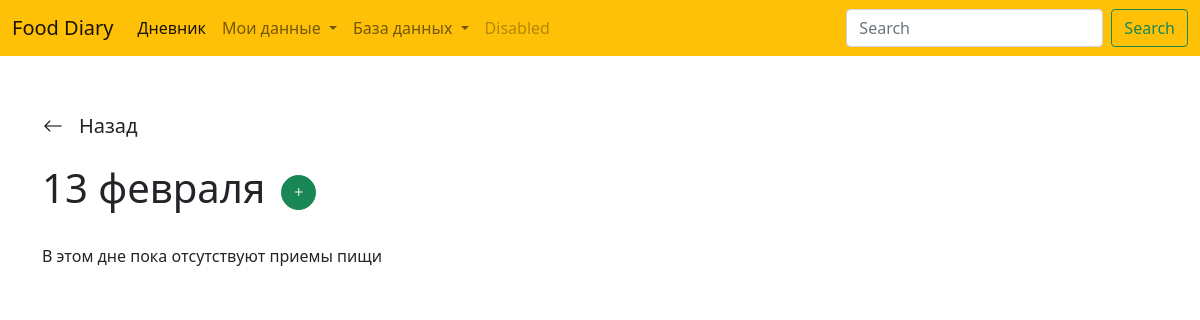
Before: /day/10/ with the older database file.
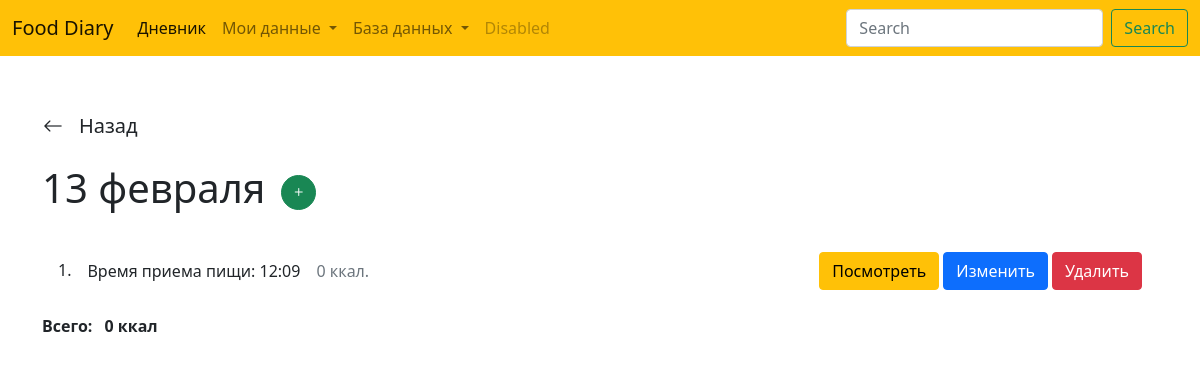
After: the same page with the newer database file.
### diary/models.py (models this page shows)
class Day(models.Model):
    user = models.ForeignKey(User, null=True, blank=True, related_name='days', on_delete=models.CASCADE)
    date = models.DateField('Дата')
    session_key = models.CharField('Ключ сессии', max_length=40, null=True, blank=True)
    class Meta:
        ordering = ('-date',)

class Meal(models.Model):
    user = models.ForeignKey(User, null=True, blank=True, related_name='meals', on_delete=models.CASCADE)
    session_key = models.CharField('Ключ сессии', max_length=40, null=True, blank=True)
    day = models.ForeignKey(Day, on_delete=models.CASCADE, related_name='meals')
    time = models.TimeField('Время приема пищи', default=timezone.localtime)
    food = models.ManyToManyField('Food', verbose_name='Еда', through='MealFood')
    calories = models.PositiveIntegerField('Калорий всего', default=0)
    class Meta:
        ordering = ('day', 'time')

### diary/views.py (the view)
# urls.py: path('day/<int:id>/', views.DayDetailView.as_view(), name='day_detail'),
class DayDetailView(DetailView):
    template_name = 'diary/days/detail.html'
    def get_object(self):
        return Day.objects.get(id=self.kwargs['id'])
    def get_context_data(self, **kwargs):
        kwargs = super().get_context_data(**kwargs)
        kwargs['form'] = MealForm()
        kwargs['meals'] = kwargs['day'].meals.all()
        kwargs['total_calories'] = kwargs['meals'].aggregate(Sum('calories')).get('calories__sum')
        return kwargs

### diary/forms.py
class MealForm(forms.ModelForm):
    class Meta:
        model = Meal
        fields = ['time']
    def __init__(self, *args, **kwargs):
        super().__init__(*args, **kwargs)
        for bfield in self.visible_fields():
            if bfield.field.label == 'Еда':
                bfield.field.widget.attrs['class'] = 'form-select'
            else:
                bfield.field.widget.attrs['class'] = 'form-control'

### diary/templates/diary/days/detail.html (shortened to what this page needs)
{% extends 'base.html' %}
{% block content %}
<main>
    <div class="container">
        <div class="row mt-5">
            <div class="col-12">
                <a href="{% url 'days_list' %}" style="width: fit-content;" class="btn ps-0 mb-3 d-flex align-items-center">
                    <i class="bi bi-arrow-left fs-5"></i>
                    <span class="ms-3 fs-5">Назад</span>
                </a>
            </div>
            <div class="col-12">
                <div class="d-flex align-items-center mb-4">
                    <h1>{{ day.date|date:"j E" }}</h1>
                    <button title="Добавить прием пищи" data-bs-target="#mealModal" data-bs-toggle="modal" class="btn btn-success ms-3 p-1 rounded-circle"
                        style="width: 35px; height: 35px;">
                        <i class="bi bi-plus"></i>
                    </button>
                </div>
            </div>
            <div class="col-12">
                {% if day.meals.count < 1 %}
                    <p>В этом дне пока отсутствуют приемы пищи</p>
                {% else %}
                <ul class="list-group list-group-flush mb-3">
                    {% for meal in meals %}
                        <li
                            class="list-group-item d-flex align-items-center"
                            data-meal-id="{{meal.id}}"
                        >
                            <h6 class="mb-0">{{forloop.counter}}.</h6>
                            <p class="mb-0 ms-3">Время приема пищи: {{meal.time}}</p>
                            <p class="mb-0 ms-3 text-muted">{{meal.calories}} ккал.</p>
                            <a href="#" class="btn btn-warning ms-auto show-meal-info" data-target="#mealInfo">
                                Посмотреть
                            </a>
                            <a href="{% url 'update_meal' meal.id %}" class="btn btn-primary ms-1">
                                Изменить
                            </a>
                            <a href="{% url 'delete_meal' day.id meal.id %}" class="btn btn-danger ms-1">Удалить</a>
                        </li>
                    {% endfor %}
                </ul>
                <p><b>Всего: <span class="ms-2">{{total_calories}} ккал</span></b></p>
                {% endif %}
            </div>
        </div>
    </div>
</main>
{% endblock %}

### diary/templates/base.html (shortened to what this page needs)
<!DOCTYPE html>
<html lang="ru">
<head>
    <link rel="stylesheet" href="https://cdn.jsdelivr.net/npm/bootstrap-icons@1.8.0/font/bootstrap-icons.css">
    <link href="https://cdn.jsdelivr.net/npm/bootstrap@5.1.3/dist/css/bootstrap.min.css" rel="stylesheet"
>
</head>
<body>
    {% include 'includes/header.html' %}
    {% block content %}
    {% endblock %}
</body>
</html>

### diary/templates/includes/header.html (shortened to what this page needs)
<nav class="navbar navbar-light bg-warning navbar-expand-lg">
    <div class="container-fluid">
        <a class="navbar-brand" href="{% url 'days_list' %}">Food Diary</a>
        <div class="collapse navbar-collapse" id="navbarSupportedContent">
            <ul class="navbar-nav me-auto mb-2 mb-lg-0">
                <li class="nav-item">
                    <a class="nav-link active" aria-current="page" href="{% url 'days_list' %}">Дневник</a>
                </li>
                <li class="nav-item dropdown">
                    <a class="nav-link dropdown-toggle" href="#" id="navbarDropdown" role="button"
                        data-bs-toggle="dropdown" aria-expanded="false">
                        Мои данные
                    </a>
                </li>
                <li class="nav-item dropdown">
                    <a class="nav-link dropdown-toggle" href="#" id="navbarDropdown" role="button"
                        data-bs-toggle="dropdown" aria-expanded="false">
                        База данных
                    </a>
                </li>
                <li class="nav-item">
                    <a class="nav-link disabled">Disabled</a>
                </li>
            </ul>
            <form class="d-flex">
                <input class="form-control me-2" type="search" placeholder="Search" aria-label="Search">
                <button class="btn btn-outline-success" type="submit">Search</button>
            </form>
        </div>
    </div>
</nav>

Changed rows visible on the page:
added Meal: time "12:09", calories "0"
Other visible differences:
{{ total_calories }}: (not shown) → "0"
text no longer shown: "В этом дне пока отсутствуют приемы пищи"
text now shown: "Всего: ккал"
